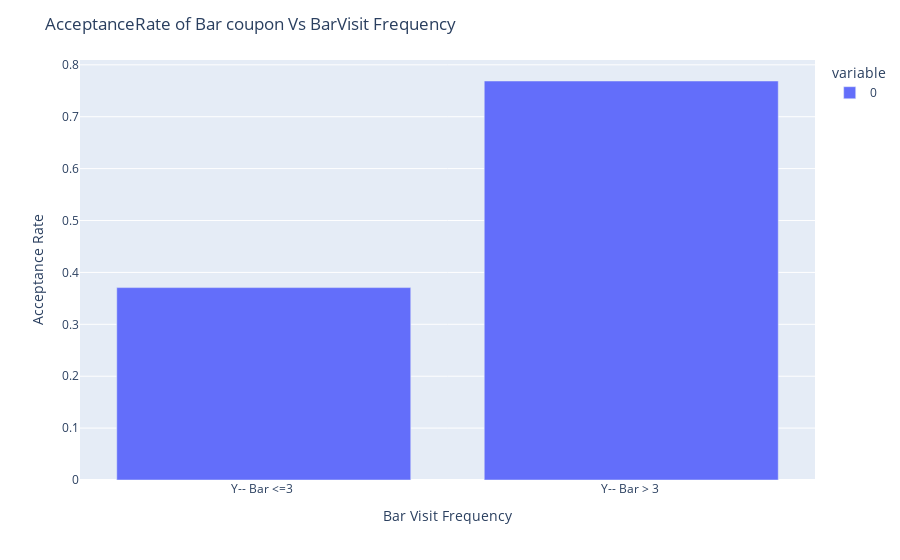

Source (notebook cell):
### Code cell
# Plotly graph to visulalize the acceptance rate vs visit a bar per month.
fig = px.bar(c)
fig.update_layout(
    title='AcceptanceRate of Bar coupon Vs BarVisit Frequency',  
    xaxis=dict(title='Bar Visit Frequency'),  
    yaxis=dict(title='Acceptance Rate')       
)
fig.show()

#Findings: Acceptance rate is high for the people who visit a bar more than 3 times a month.
# Acceptance Rate is 0.37 for the people who visit a bar 3 or fewer times a month.
#Acceptance Rate is 0.77 for the people who visit a bar more than 3 times a month

### Figure 1 — Plotly figure (JSON) as saved in the notebook; plotly's stock layout.template omitted (floating-point values rounded to 4 significant figures)
{"data": [{"alignmentgroup": "True", "hovertemplate": "variable=0<br>index=%{x}<br>value=%{y}<extra></extra>", "legendgroup": "0", "marker": {"color": "#636efa", "pattern": {"shape": ""}}, "name": "0", "offsetgroup": "0", "orientation": "v", "showlegend": true, "textposition": "auto", "type": "bar", "x": ["Y-- Bar <=3 ", "Y-- Bar > 3 "], "xaxis": "x", "y": [0.3707, 0.7688], "yaxis": "y"}], "layout": {"barmode": "relative", "legend": {"title": {"text": "variable"}, "tracegroupgap": 0}, "margin": {"t": 60}, "title": {"text": "AcceptanceRate of Bar coupon Vs BarVisit Frequency"}, "xaxis": {"anchor": "y", "domain": [0, 1], "title": {"text": "Bar Visit Frequency"}}, "yaxis": {"anchor": "x", "domain": [0, 1], "title": {"text": "Acceptance Rate"}}}}
